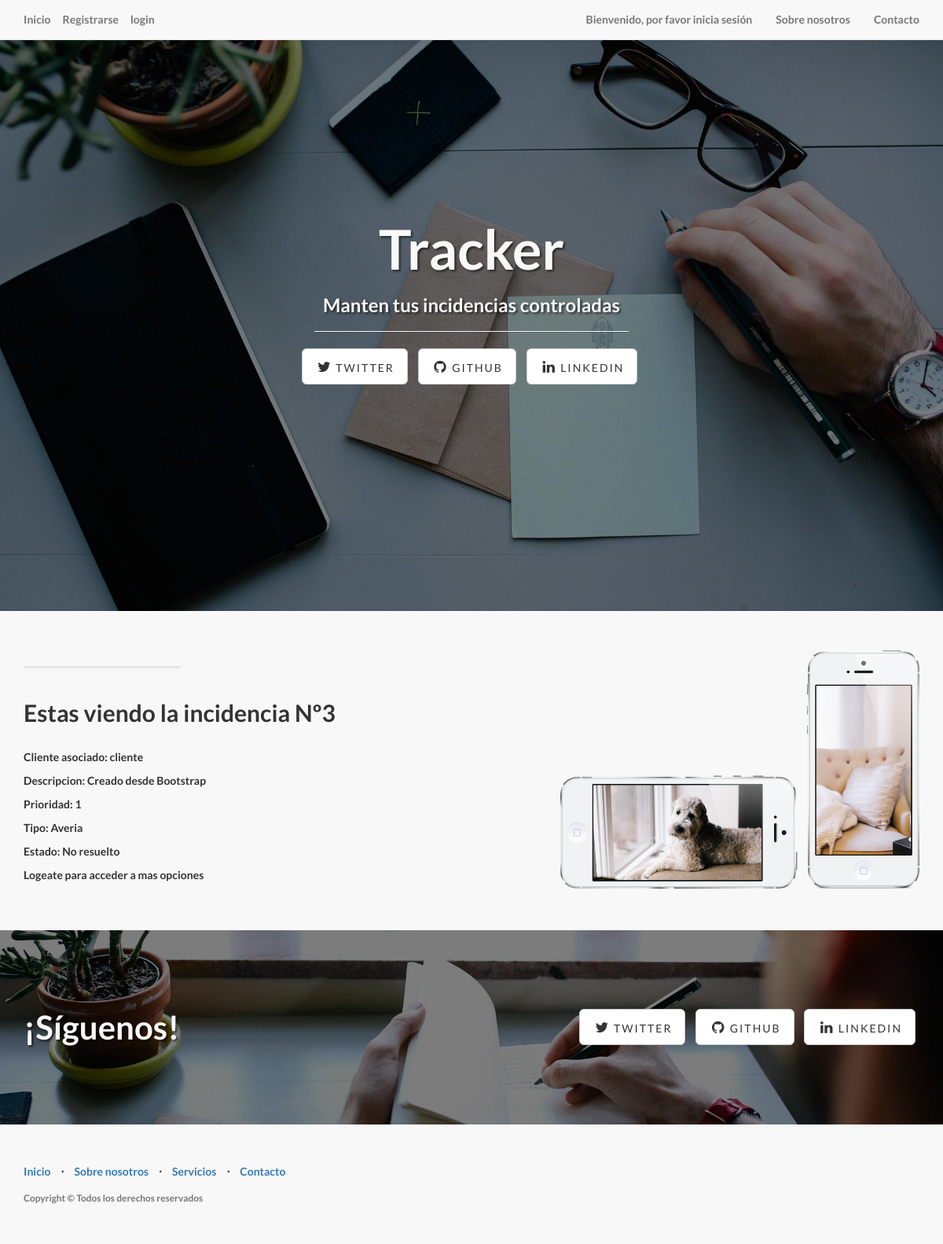
Screenshot of /3/ with the database file from the repository.
### tracker/models.py (models this page shows, shortened)
class Incidencia(models.Model):
    incidencia_cliente = models.ForeignKey(Cliente)
    incidencia_descripcion = models.CharField('Descripcion', max_length=200)
    incidencia_prioridad = models.IntegerField('Prioridad', default=0)
    incidencia_fecha = models.DateTimeField('Fecha creacion', auto_now_add=True)
    PREGUNTA='Pregunta'
    ERROR='Error'
    AVERIA='Averia'
    incidencia_clase_tipos = ((PREGUNTA, 'Pregunta'), (ERROR, 'Error'), (AVERIA, 'Averia'), )
    incidencia_clases =models.CharField(max_length=10, choices=incidencia_clase_tipos, default=PREGUNTA)
    incidencia_resuelta = models.BooleanField(default=False)
    def was_published_recently(self):
        return self.pub_date >= timezone.now() - datetime.timedelta(days=1)
    was_published_recently.admin_order_field = 'pub_date'
    was_published_recently.boolean = True
    was_published_recently.short_description = 'Published recently?'

class Cliente(models.Model):
    user = models.OneToOneField(User, primary_key=True)
    homepage = models.URLField()
    cliente_name = models.CharField('Nombre', default='cliente', max_length=200)
    cliente_descripcion = models.CharField('Descripcion', max_length=200)
    cliente_telefono = models.IntegerField('Teléfono', default=0)
    def __str__(self):
        return self.cliente_name

### tracker/views.py (the view)
# urls.py: url(r'^(?P<pk>[0-9]+)/$', views.DetailView.as_view(), name='detail'),
class DetailView(generic.DetailView):
    model = Incidencia
    template_name = 'tracker/detail.html'
    fields = ['incidencia_cliente', 'incidencia_descripcion', 'incidencia_prioridad', 'incidencia_clases']

### tracker/templates/tracker/detail.html (shortened to what this page needs)
{% extends 'base.html' %}
{% load staticfiles %}
{% block block1 %}
<div class="content-section-a">
        <div class="container">
            <div class="row">
                <div class="col-lg-5 col-sm-6">
                    <hr class="section-heading-spacer">
                    <div class="clearfix"></div>
                    <h2 class="section-heading" id="info">Estas viendo la incidencia Nº{{incidencia.id}} </h2>
						<p><b>Cliente asociado:</b> {{ incidencia.incidencia_cliente }}</p>
						<p><b>Descripcion:</b> {{ incidencia.incidencia_descripcion }}</p>
						<p><b>Prioridad:</b> {{ incidencia.incidencia_prioridad }}</p>
						<p><b>Tipo:</b> {{ incidencia.incidencia_clases }}</p>
						<p><b>Estado:</b> {{incidencia.incidencia_resuelta|yesno:"Resuelto,No resuelto" }}</p>
						{% if user.is_authenticated %}
							<button type="button" onclick="location.href='{% url 'tracker:delete' incidencia.id %}'" >Eliminar incidencia {{incidencia.id}}</button>
							<button type="button" onclick="location.href='{% url 'tracker:update' incidencia.id %}'" >Editar incidencia {{incidencia.id}}</button>
						{% else %}
							<p>Logeate para acceder a mas opciones</p>
					{% endif %}
                </div>
                <div class="col-lg-5 col-lg-offset-2 col-sm-6">
                    <img class="img-responsive" src="img/phones.png" alt="">
                </div>
            </div>
        </div>
    </div>
{% endblock block1 %}

### tracker/static/css/landing-page.css (style rules this page uses)
body, html { width: 100%; height: 100%; }
body, h1, h2, h3, h4, h5, h6 { font-family: "Lato","Helvetica Neue",Helvetica,Arial,sans-serif; font-weight: 700; }
.content-section-a { padding: 50px 0; background-color: #f8f8f8; }
.section-heading { margin-bottom: 30px; }
.section-heading-spacer { float: left; width: 200px; border-top: 3px solid #e7e7e7; }

### rows the page displays
Incidencia: id "3", incidencia_cliente "cliente", incidencia_descripcion "Creado desde Bootstrap", incidencia_prioridad "1", incidencia_clases "Averia", incidencia_resuelta "No resuelto"
